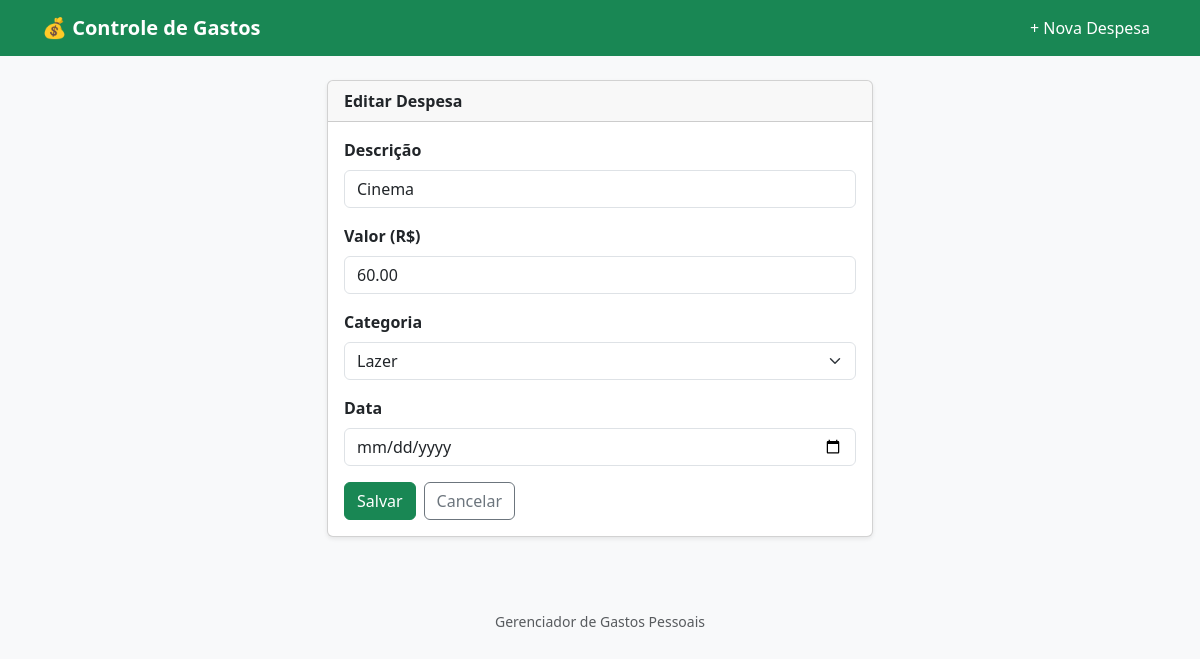
The page /editar/2/ on the database its author committed.
### gastos/models.py (models this page shows, shortened)
class Despesa(models.Model):
    descricao = models.CharField("Descrição", max_length=200)
    valor = models.DecimalField(
        "Valor (R$)",
        max_digits=10,
        decimal_places=2,
        validators=[MinValueValidator(Decimal("0.01"))],
    )
    categoria = models.CharField(
        "Categoria",
        max_length=20,
        choices=CATEGORIAS,
        default="outros",
    )
    data = models.DateField("Data")
    criado_em = models.DateTimeField("Criado em", auto_now_add=True)
    class Meta:
        ordering = ["-data", "-criado_em"]
        verbose_name = "Despesa"
        verbose_name_plural = "Despesas"

### gastos/views.py (the view)
# urls.py: path("editar/<int:pk>/", views.editar, name="editar"),
def editar(request, pk):
    despesa = get_object_or_404(Despesa, pk=pk)
    if request.method == "POST":
        form = DespesaForm(request.POST, instance=despesa)
        if form.is_valid():
            form.save()
            messages.success(request, "Despesa atualizada com sucesso!")
            return redirect("gastos:index")
    else:
        form = DespesaForm(instance=despesa)
    return render(request, "gastos/despesa_form.html", {"form": form, "titulo": "Editar Despesa"})

### gastos/forms.py (shortened to what this page needs)
class DespesaForm(forms.ModelForm):
    class Meta:
        model = Despesa
        fields = ["descricao", "valor", "categoria", "data"]
        widgets = {
            "descricao": forms.TextInput(
                attrs={"class": "form-control", "placeholder": "Ex: Almoço, Ônibus..."}
            ),
            "valor": forms.NumberInput(
                attrs={"class": "form-control", "step": "0.01", "min": "0.01"}
            ),
            "categoria": forms.Select(attrs={"class": "form-select"}),
            "data": forms.DateInput(
                attrs={"class": "form-control", "type": "date"}
            ),
        }

### gastos/templates/gastos/despesa_form.html (shortened to what this page needs)
{% extends "gastos/base.html" %}
{% block content %}
<div class="row justify-content-center">
    <div class="col-md-6">
        <div class="card">
            <div class="card-header fw-semibold">{{ titulo }}</div>
            <div class="card-body">
                <form method="post">
                    {% for field in form %}
                        <div class="mb-3">
                            <label for="{{ field.id_for_label }}" class="form-label fw-semibold">
                                {{ field.label }}
                            </label>
                            {{ field }}
                        </div>
                    {% endfor %}
                    <div class="d-flex gap-2">
                        <button type="submit" class="btn btn-success">Salvar</button>
                        <a href="{% url 'gastos:index' %}" class="btn btn-outline-secondary">Cancelar</a>
                    </div>
                </form>
            </div>
        </div>
    </div>
</div>
{% endblock %}

### gastos/templates/gastos/base.html (style rules this page uses)
body { background-color: #f8f9fa; }
.card { box-shadow: 0 2px 4px rgba(0,0,0,.08); }

### rows shown on the page
Despesa: form "Cinema" "60.00" "Lazer"

### other values the page prints
{{ titulo }} "Editar Despesa"
{{ field.label }} "Descrição" "Valor (R$)" "Categoria" "Data"
